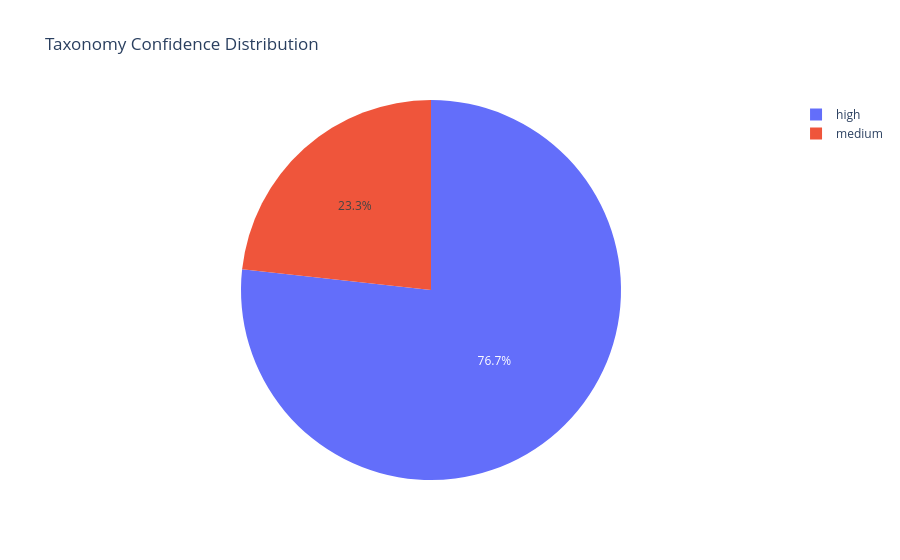

The cell this chart's notebook holds for it:
### Code cell
# Confidence distribution
conf_counts = df["taxonomy_confidence"].value_counts()
fig = px.pie(
    values=conf_counts.values,
    names=conf_counts.index,
    title="Taxonomy Confidence Distribution"
)
fig.show()

### Figure 1 — Plotly figure (JSON) as saved in the notebook; plotly's stock layout.template omitted (floating-point values rounded to 4 significant figures)
{"data": [{"domain": {"x": [0, 1], "y": [0, 1]}, "hovertemplate": "label=%{label}<br>value=%{value}<extra></extra>", "labels": ["high", "medium"], "legendgroup": "", "name": "", "showlegend": true, "type": "pie", "values": [277, 84]}], "layout": {"legend": {"tracegroupgap": 0}, "title": {"text": "Taxonomy Confidence Distribution"}}}
